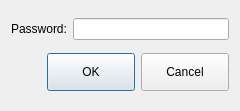
<?xml version="1.0" encoding="UTF-8"?>
<ui version="4.0">
 <class>ICAdminPasswordDialog</class>
 <widget class="QDialog" name="ICAdminPasswordDialog">
  <property name="geometry">
   <rect>
    <x>0</x>
    <y>0</y>
    <width>240</width>
    <height>111</height>
   </rect>
  </property>
  <property name="windowTitle">
   <string>Dialog</string>
  </property>
  <layout class="QVBoxLayout" name="verticalLayout">
   <item>
    <layout class="QHBoxLayout" name="horizontalLayout">
     <item>
      <widget class="QLabel" name="label">
       <property name="text">
        <string>Password:</string>
       </property>
      </widget>
     </item>
     <item>
      <widget class="ICLineEditWithVirtualKeyboard" name="pwdEdit">
       <property name="enabled">
        <bool>true</bool>
       </property>
       <property name="text">
        <string notr="true"/>
       </property>
       <property name="echoMode">
        <enum>QLineEdit::Password</enum>
       </property>
      </widget>
     </item>
    </layout>
   </item>
   <item>
    <widget class="QDialogButtonBox" name="buttonBox">
     <property name="styleSheet">
      <string notr="true">width:80px;
height:30px ;</string>
     </property>
     <property name="orientation">
      <enum>Qt::Horizontal</enum>
     </property>
     <property name="standardButtons">
      <set>QDialogButtonBox::Cancel|QDialogButtonBox::Ok</set>
     </property>
    </widget>
   </item>
  </layout>
 </widget>
 <customwidgets>
  <customwidget>
   <class>ICLineEditWithVirtualKeyboard</class>
   <extends>QLineEdit</extends>
   <header>iclineeditwithvirtualkeyboard.h</header>
  </customwidget>
 </customwidgets>
 <resources/>
 <connections>
  <connection>
   <sender>buttonBox</sender>
   <signal>accepted()</signal>
   <receiver>ICAdminPasswordDialog</receiver>
   <slot>accept()</slot>
   <hints>
    <hint type="sourcelabel">
     <x>248</x>
     <y>254</y>
    </hint>
    <hint type="destinationlabel">
     <x>157</x>
     <y>274</y>
    </hint>
   </hints>
  </connection>
  <connection>
   <sender>buttonBox</sender>
   <signal>rejected()</signal>
   <receiver>ICAdminPasswordDialog</receiver>
   <slot>reject()</slot>
   <hints>
    <hint type="sourcelabel">
     <x>316</x>
     <y>260</y>
    </hint>
    <hint type="destinationlabel">
     <x>286</x>
     <y>274</y>
    </hint>
   </hints>
  </connection>
 </connections>
</ui>
